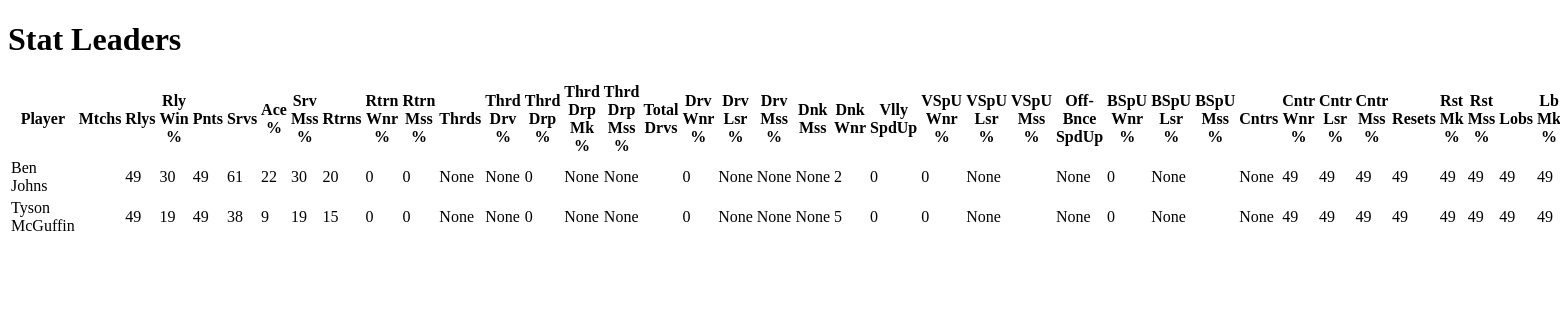
/leaderboards, run on an earlier commit of the app's database.
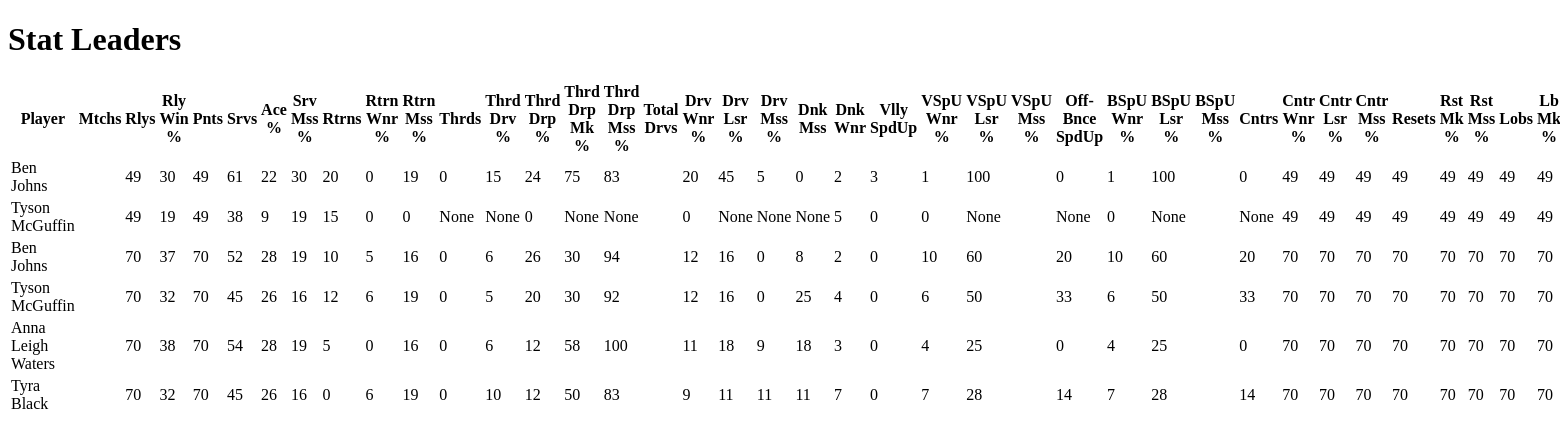
And on a later commit of the database.
### MyApp/models.py (models this page shows, shortened)
class PlayerStats(models.Model):
    player = models.ForeignKey(
        Player, on_delete=models.CASCADE, related_name="player_with_stats"
    )
    partner = models.ForeignKey(
        Player,
        on_delete=models.DO_NOTHING,
        blank=True,
        null=True,
        related_name="partner_for_player",
    )
    opponent1 = models.ForeignKey(
        Player,
        on_delete=models.DO_NOTHING,
        related_name="opponent1",
    )
    opponent2 = models.ForeignKey(
        Player,
        on_delete=models.DO_NOTHING,
        blank=True,
        null=True,
        related_name="opponent2_optional",
    )
    match = models.ForeignKey(Match, on_delete=models.CASCADE)
    rallies_played = models.IntegerField(default=0)
    rallies_won = models.IntegerField(default=0)
    points_won = models.IntegerField(default=0)
    serves = models.IntegerField(default=0)
    serve_winners = models.IntegerField(default=0)
    serve_losers = models.IntegerField(default=0)
    serve_neutrals = models.IntegerField(default=0)
    serve_misses = models.IntegerField(default=0)
    returns = models.IntegerField(default=0)
    return_winners = models.IntegerField(default=0)
    return_losers = models.IntegerField(default=0)
    return_neutrals = models.IntegerField(default=0)
    return_misses = models.IntegerField(default=0)
    thirds = models.IntegerField(default=0)
    third_drops = models.IntegerField(default=0)
    third_drives = models.IntegerField(default=0)
    third_drop_makes = models.IntegerField(default=0)
    third_drop_winners = models.IntegerField(default=0)
    third_drop_misses = models.IntegerField(default=0)
    drives = models.IntegerField(default=0)
    drive_winners = models.IntegerField(default=0)
    drive_losers = models.IntegerField(default=0)
    drive_neutrals = models.IntegerField(default=0)
    drive_misses = models.IntegerField(default=0)
    dink_winners = models.IntegerField(default=0)
    dink_misses = models.IntegerField(default=0)
    volley_speed_ups = models.IntegerField(default=0)
    volley_speed_up_winners = models.IntegerField(default=0)
    volley_speed_up_losers = models.IntegerField(default=0)
    volley_speed_up_neutrals = models.IntegerField(default=0)
    volley_speed_up_misses = models.IntegerField(default=0)
    off_bounce_speed_ups = models.IntegerField(default=0)
    off_bounce_speed_up_winners = models.IntegerField(default=0)
    off_bounce_speed_up_losers = models.IntegerField(default=0)
    off_bounce_speed_up_neutrals = models.IntegerField(default=0)
    off_bounce_speed_up_misses = models.IntegerField(default=0)
    counters = models.IntegerField(default=0)
    counter_winners = models.IntegerField(default=0)
    counter_losers = models.IntegerField(default=0)
    counter_neutrals = models.IntegerField(default=0)
    counter_misses = models.IntegerField(default=0)
    resets = models.IntegerField(default=0)
    resets_made = models.IntegerField(default=0)
    resets_missed = models.IntegerField(default=0)
    lobs = models.IntegerField(default=0)
    lob_successes = models.IntegerField(default=0)
    lob_winners = models.IntegerField(default=0)
    lob_losers = models.IntegerField(default=0)
    lob_neutrals = models.IntegerField(default=0)
    lob_misses = models.IntegerField(default=0)
    popups = models.IntegerField(default=0)
    popup_winners = models.IntegerField(
        default=0
    )  # this should almost never happen, very rare
    popup_losers = models.IntegerField(default=0)
    popup_neutrals = models.IntegerField(default=0)
    putaway_attempts = models.IntegerField(default=0)
    putaway_winners = models.IntegerField(default=0)
    putaway_neutrals = models.IntegerField(default=0)
    putaway_misses = models.IntegerField(default=0)
    ernes = models.IntegerField(default=0)
    erne_winners = models.IntegerField(default=0)
    erne_neutrals = models.IntegerField(default=0)
    erne_misses = models.IntegerField(default=0)
    erne_losers = models.IntegerField(default=0)
    atps = models.IntegerField(default=0)
    atp_winners = models.IntegerField(default=0)
    atp_neutrals = models.IntegerField(default=0)
    atp_misses = models.IntegerField(default=0)
    atp_losers = models.IntegerField(default=0)
    nvz_faults = models.IntegerField(default=0)
    service_faults = models.IntegerField(default=0)
    technical_warnings = models.IntegerField(default=0)

class Player(models.Model):
    f_name = models.CharField(max_length=100)
    l_name = models.CharField(max_length=100)
    birthdate = models.DateField()
    sex = models.CharField(max_length=1, choices=[("M", "Male"), ("F", "Female")])
    hand = models.CharField(max_length=1, choices=[("R", "Right"), ("L", "Left")])
    turned_pro = models.CharField(max_length=4)
    sponsor = models.CharField(max_length=100)
    bracket = models.CharField(
        max_length=2,
        choices=[("MS", "Mens Singles"), ("WS", "Women's Singles")],
    )

### MyApp/views.py (the view)
# urls.py: path("leaderboards", views.leaderboards, name="leaderboards"),
def leaderboards(request):
    year_filter = request.GET.get("year", None)  # placeholder
    sex_filter = request.GET.get("sex", None)  # placeholder
    bracket_filter = request.GET.get("bracket", None)
    order_by_field = request.GET.get("order_by", "-serve_winners")  # Default sorting
    queryset = PlayerStats.objects.all()
    if year_filter:
        queryset = queryset.filter(match__date__year=year_filter)
    if sex_filter:
        queryset = queryset.filter(player__sex=sex_filter)
    if bracket_filter:
        queryset = queryset.filter(match__bracket=bracket_filter)
    queryset = queryset.order_by(order_by_field)
    aggregated_stats = aggregate_stats(queryset)
    context = {"aggregated_stats": aggregated_stats}
    return render(request, "leaderboards.html", context)

### templates/leaderboards.html (shortened to what this page needs)
<!DOCTYPE html>
<html lang="en">
  <head>
  </head>
  <body>
    <h1>Stat Leaders</h1>
    <table>
      <thead>
        <tr>
          <th>Player</th>
          <th>Mtchs</th>
          <th>Rlys</th>
          <th>Rly Win %</th>
          <th>Pnts</th>
          <th>Srvs</th>
          <th>Ace %</th>
          <th>Srv Mss %</th>
          <th>Rtrns</th>
          <th>Rtrn Wnr %</th>
          <th>Rtrn Mss %</th>
          <th>Thrds</th>
          <th>Thrd Drv %</th>
          <th>Thrd Drp %</th>
          <th>Thrd Drp Mk %</th>
          <th>Thrd Drp Mss %</th>
          <th>Total Drvs</th>
          <th>Drv Wnr %</th>
          <th>Drv Lsr %</th>
          <th>Drv Mss %</th>
          <th>Dnk Mss</th>
          <th>Dnk Wnr</th>
          <th>Vlly SpdUp</th>
          <th>VSpU Wnr %</th>
          <th>VSpU Lsr %</th>
          <th>VSpU Mss %</th>
          <th>Off-Bnce SpdUp</th>
          <th>BSpU Wnr %</th>
          <th>BSpU Lsr %</th>
          <th>BSpU Mss %</th>
          <th>Cntrs</th>
          <th>Cntr Wnr %</th>
          <th>Cntr Lsr %</th>
          <th>Cntr Mss %</th>
          <th>Resets</th>
          <th>Rst Mk %</th>
          <th>Rst Mss %</th>
          <th>Lobs</th>
          <th>Lb Mk %</th>
        </tr>
      </thead>
      <tbody>
        {% for stat in aggregated_stats %}
        <tr>
          <td>{{ stat.player.f_name }} {{ stat.player.l_name }}</td>
          <td>{{ stat.total_points }}</td>
          <td>{{ stat.rallies_played }}</td>
          <td>{{ stat.rallies_won }}</td>
          <td>{{ stat.rallies_played }}</td>
          <td>{{ stat.rally_win_percentage }}</td>
          <td>{{ stat.total_points_won }}</td>
          <td>{{ stat.total_serves }}</td>
          <td>{{ stat.serve_win_percentage }}</td>
          <td>{{ stat.serve_miss_percentage }}</td>
          <td>{{ stat.total_returns }}</td>
          <td>{{ stat.return_win_percentage }}</td>
          <td>{{ stat.return_miss_percentage }}</td>
          <td>{{ stat.total_thirds }}</td>
          <td>{{ stat.third_drive_percentage }}</td>
          <td>{{ stat.third_drop_make_percentage }}</td>
          <td>{{ stat.stat.third_drop_miss_percentage }}</td>
          <td>{{ stat.total_drives }}</td>
          <td>{{ stat.drive_win_percentage }}</td>
          <td>{{ stat.drive_loss_percentage }}</td>
          <td>{{ stat.drive_miss_percentage }}</td>
          <td>{{ stat.total_dink_misses }}</td>
          <td>{{ stat.total_dink_winners }}</td>
          <td>{{ stat.total_volley_speed_ups }}</td>
          <td>{{ stat.volley_speed_up_win_percentage }}</td>
          <td>{{ stat.volley_speed_up_loss_percentage }}</td>
          <td>{{ stat.volley_speed_up_miss_percentage }}</td>
          <td>{{ stat.total_volley_speed_ups }}</td>
          <td>{{ stat.volley_speed_up_win_percentage }}</td>
          <td>{{ stat.volley_speed_up_loss_percentage }}</td>
          <td>{{ stat.volley_speed_up_miss_percentage }}</td>
          <td>{{ stat.rallies_played }}</td>
          <td>{{ stat.rallies_played }}</td>
          <td>{{ stat.rallies_played }}</td>
          <td>{{ stat.rallies_played }}</td>
          <td>{{ stat.rallies_played }}</td>
          <td>{{ stat.rallies_played }}</td>
          <td>{{ stat.rallies_played }}</td>
          <td>{{ stat.rallies_played }}</td>
        </tr>
        {% endfor %}
      </tbody>
    </table>
  </body>
</html>

What changed in the data, as far as the page shows it:
changed PlayerStats (number 1 of 6 on the later page): total_returns "0" → "19"; return_win_percentage "None" → "0"; return_miss_percentage "None" → "15"; total_thirds "0" → "24"; third_drive_percentage "None" → "75"; third_drop_make_percentage "None" → "83"; total_drives "0" → "20"; drive_win_percentage "None" → "45"; drive_loss_percentage "None" → "5"; drive_miss_percentage "None" → "0"; total_dink_winners "0" → "3"; total_volley_speed_ups "0" → "1"; volley_speed_up_win_percentage "None" → "100"; volley_speed_up_miss_percentage "None" → "0"
added PlayerStats: player.f_name "Ben", player.l_name "Johns", rallies_played "70", rallies_won "37", rally_win_percentage "52", total_points_won "28", total_serves "19", serve_win_percentage "10", serve_miss_percentage "5", total_returns "16", return_win_percentage "0", return_miss_percentage "6", total_thirds "26", third_drive_percentage "30", third_drop_make_percentage "94", total_drives "12", drive_win_percentage "16", drive_loss_percentage "0", drive_miss_percentage "8", total_dink_misses "2", total_dink_winners "0", total_volley_speed_ups "10", volley_speed_up_win_percentage "60", volley_speed_up_miss_percentage "20"
added PlayerStats: player.f_name "Tyson", player.l_name "McGuffin", rallies_played "70", rallies_won "32", rally_win_percentage "45", total_points_won "26", total_serves "16", serve_win_percentage "12", serve_miss_percentage "6", total_returns "19", return_win_percentage "0", return_miss_percentage "5", total_thirds "20", third_drive_percentage "30", third_drop_make_percentage "92", total_drives "12", drive_win_percentage "16", drive_loss_percentage "0", drive_miss_percentage "25", total_dink_misses "4", total_dink_winners "0", total_volley_speed_ups "6", volley_speed_up_win_percentage "50", volley_speed_up_miss_percentage "33"
added PlayerStats: player.f_name "Anna Leigh", player.l_name "Waters", rallies_played "70", rallies_won "38", rally_win_percentage "54", total_points_won "28", total_serves "19", serve_win_percentage "5", serve_miss_percentage "0", total_returns "16", return_win_percentage "0", return_miss_percentage "6", total_thirds "12", third_drive_percentage "58", third_drop_make_percentage "100", total_drives "11", drive_win_percentage "18", drive_loss_percentage "9", drive_miss_percentage "18", total_dink_misses "3", total_dink_winners "0", total_volley_speed_ups "4", volley_speed_up_win_percentage "25", volley_speed_up_miss_percentage "0"
added PlayerStats: player.f_name "Tyra", player.l_name "Black", rallies_played "70", rallies_won "32", rally_win_percentage "45", total_points_won "26", total_serves "16", serve_win_percentage "0", serve_miss_percentage "6", total_returns "19", return_win_percentage "0", return_miss_percentage "10", total_thirds "12", third_drive_percentage "50", third_drop_make_percentage "83", total_drives "9", drive_win_percentage "11", drive_loss_percentage "11", drive_miss_percentage "11", total_dink_misses "7", total_dink_winners "0", total_volley_speed_ups "7", volley_speed_up_win_percentage "28", volley_speed_up_miss_percentage "14"
